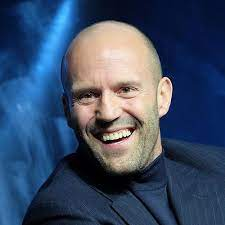
#> input picture Python/Görüntü_İşleme/ResimdenBölgeAlma/images.jpg, 225 x 225 px
$ python 'bölgealma.py'
#> lines starting #> are read from the running program, lines starting #| are printed output that depends on the picture
import cv2
import numpy as np

resim = cv2.imread("images.jpg")
#> resim is the input picture: shape (225, 225, 3); mean B, G, R 103.6, 77.3, 60.6

kesit = resim[50:150,50:100]  # 50:150 => y  50:100 => x
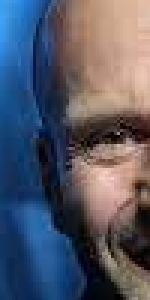
#> kesit: shape (100, 50, 3) (shown 3 times larger); mean B, G, R 103, 88.3, 84.7

kesit[:,:,0] = 255
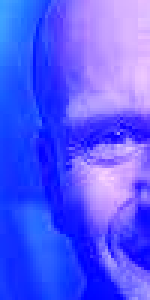
#> kesit: shape (100, 50, 3) (shown 3 times larger); mean B, G, R 255, 88.3, 84.7
cv2.imshow("kesit alani",kesit)
cv2.imshow("Resim",resim)
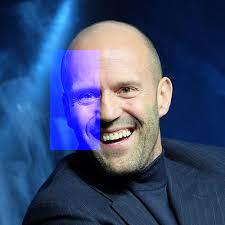
#> window 'Resim': shape (225, 225, 3); mean B, G, R 118.6, 77.3, 60.6
cv2.waitKey()
cv2.destroyAllWindows()
